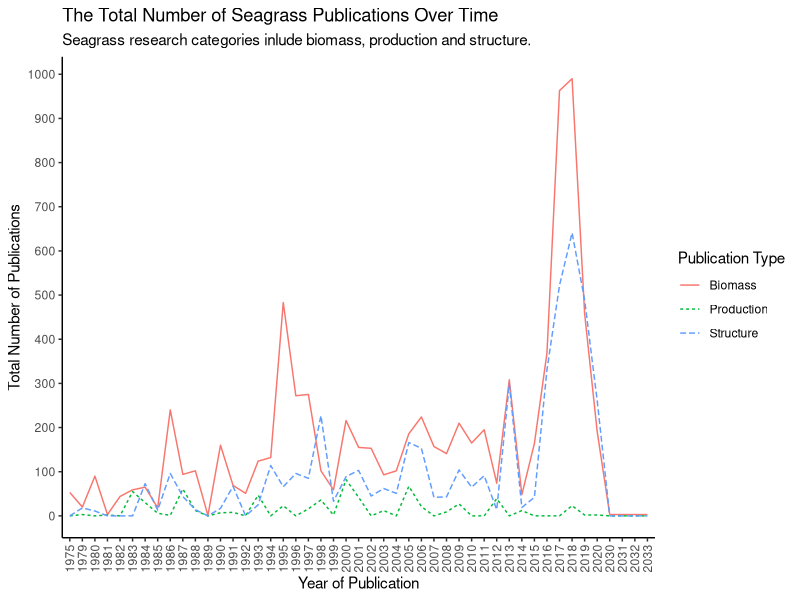
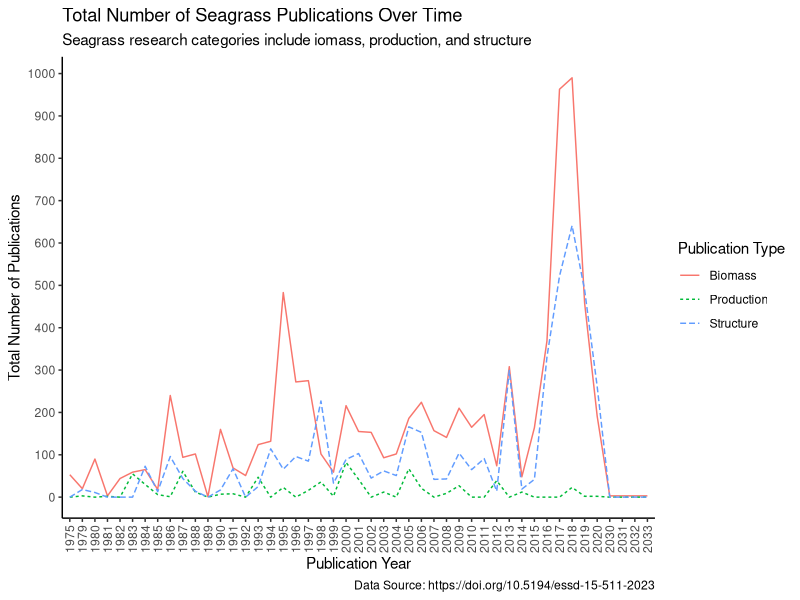

Recreate these plots in R, in order.
## ---- chunk 1
knitr::opts_chunk$set(echo = TRUE)
## ---- chunk 2
library(tidyverse)
## ---- chunk 3
seagrass<-read.csv("../data/SeagrassPubs.csv")
## ---- chunk 4
head(seagrass)
summary(seagrass)
glimpse(seagrass)
## ---- chunk 5
# Extract author and year from reference column and create new data frame with these two variables separated.
seagrass1 <- seagrass %>% 
  mutate(Author = str_extract(string = Reference, pattern = "(?<=,\\s).+"),
         PubYear = str_extract(string = Reference, pattern = "[0-9]+")) %>% 
  select(Author:PubYear)
# Combine the Column for publication year to the original data frame using cbind function.
Pubyear = seagrass1$PubYear
seagrass2 <- cbind(seagrass, Pubyear)
## ---- chunk 6
biomass<-seagrass2 %>% # Create new data frame and select which data frame to pull data from.
  group_by(Pubyear) %>% # Group publications by year.
  select(Pubyear, Seagr.biom.above.dm..g.m..2.) %>% # Select which 2 variables we are interested in using to tally.
   drop_na(Seagr.biom.above.dm..g.m..2.) %>% # Remove na values to only count the years with publications.
    tally()
colnames(biomass) <- c("Pubyear", "tally1")

biomass1<-seagrass2 %>% # Create new data frame and select which data frame to pull data from.
  group_by(Pubyear) %>%  # Group publications by year.
  select(Pubyear, Seagr.biom.below.dm..g.m..2.) %>% # Select which 2 variables we are interested in using to tally.
  drop_na(Seagr.biom.below.dm..g.m..2.) %>% # Remove na values to only count the years with publications.
    tally()
colnames(biomass1) <- c("Pubyear", "tally2")

biomass2<-seagrass2 %>% # Create new data frame and select which data frame to pull data from.
  group_by(Pubyear) %>%  # Group publications by year.
  select(Pubyear, Seagr.biom.tot.dm..g.m..2.) %>% # Select which 2 variables we are interested in using to tally.
  drop_na(Seagr.biom.tot.dm..g.m..2.) %>% # Remove na values to only count the years with publications.
    tally()
colnames(biomass2) <- c("Pubyear", "tally3")


# Organise data into one dataframe.

TBmass1 <- biomass %>%
  full_join(biomass1) # Combine tally columns for biomass and biomass1 into one dataframe.


TBmass2 <- TBmass1 %>%
  full_join(biomass2)  # Combine tally columns for TBmass1 and biomass2 into one dataframe. That puts all three tally columns into one dataframe.



TBmass2$tally1<-as.numeric(TBmass2$tally1) # Make tally1 numeric.
TBmass2$tally2<-as.numeric(TBmass2$tally2) # Make tally2 numeric.
TBmass2$tally3<-as.numeric(TBmass2$tally3) # Make tally3 numeric.

TBmass2[is.na(TBmass2)] <- 0 # Make all NA values equal 0

TBmass2$TotalBiomass<-rowSums(TBmass2[ , c("tally1", "tally2", "tally3")]) # Create new variable TotalBiomass that calculates the sum for each row for each publication year.

## ---- chunk 7
Structure1<-seagrass2 %>% # Create new data frame and select which data frame to pull data from.
  group_by(Pubyear) %>% # Group publications by year.
  select(Pubyear, Seagr.cov....) %>% # Select which 2 variables we are interested in using to tally.
   drop_na(Seagr.cov....) %>% # Remove na values to only count the years with publications.
    tally()
colnames(Structure1) <- c("Pubyear", "tally1")

Structure2<-seagrass2 %>% # Create new data frame and select which data frame to pull data from.
  group_by(Pubyear) %>%  # Group publications by year.
  select(Pubyear, Seagr.shoot.dens....m..2.) %>% # Select which 2 variables we are interested in using to tally.
  drop_na(Seagr.shoot.dens....m..2.) %>% # Remove na values to only count the years with publications.
    tally()
colnames(Structure2) <- c("Pubyear", "tally2")

Structure3<-seagrass2 %>% # Create new data frame and select which data frame to pull data from.
  group_by(Pubyear) %>%  # Group publications by year.
  select(Pubyear, Seagr.leaf.dens....m..2.) %>% # Select which 2 variables we are interested in using to tally.
  drop_na(Seagr.leaf.dens....m..2.) %>% # Remove na values to only count the years with publications.
    tally()
colnames(Structure3) <- c("Pubyear", "tally3")



# Organise data into one dataframe.

TStructure1 <- Structure1 %>%
  full_join(Structure2) # Combine tally columns for Structure1 and Structure2 into one dataframe.


TStructure2 <- TStructure1 %>%
  full_join(Structure3)  # Combine tally columns for TStructure1 and Structure3 into one dataframe. That puts all three tally columns into one dataframe.



TStructure2$tally1<-as.numeric(TStructure2$tally1) # Make tally1 numeric.
TStructure2$tally2<-as.numeric(TStructure2$tally2) # Make tally2 numeric.
TStructure2$tally3<-as.numeric(TStructure2$tally3) # Make tally3 numeric.

TStructure2[is.na(TStructure2)] <- 0 # Make all NA values equal 0

TStructure2$TotalStructure<-rowSums(TStructure2[ , c("tally1", "tally2", "tally3")]) # Create new variable TotalBiomass that calculates the sum for each row for each publication year.

## ---- chunk 8
Production1<-seagrass2 %>% #Create new data frame and select which data frame to pull data from.
  group_by(Pubyear) %>% # Group publications by year.
  select(Pubyear, Seagr.prod.above.dm..g.m..2.day.) %>% # Select which 2 variables we are interested in using to tally.
   drop_na(Seagr.prod.above.dm..g.m..2.day.) %>% # Remove na values to only count the years with publications.
    tally()
colnames(Production1) <- c("Pubyear", "tally1")

Production2<-seagrass2 %>% #Create new data frame and select which data frame to pull data from.
  group_by(Pubyear) %>%  # Group publications by year.
  select(Pubyear, Seagr.prod.below.dm..g.m..2.day.) %>% # Select which 2 variables we are interested in using to tally.
  drop_na(Seagr.prod.below.dm..g.m..2.day.) %>% # Remove na values to only count the years with publications.
    tally()
colnames(Production2) <- c("Pubyear", "tally2")

Production3<-seagrass2 %>% #Create new data frame and select which data frame to pull data from.
  group_by(Pubyear) %>%  # Group publications by year.
  select(Pubyear, Seagr.prod.total.dm..g.m..2.day.) %>% # Select which 2 variables we are interested in using to tally.
  drop_na(Seagr.prod.total.dm..g.m..2.day.) %>% # Remove na values to only count the years with publications.
    tally()
colnames(Production3) <- c("Pubyear", "tally3")




# Organise data into one dataframe.

TProduction1 <- Production1 %>%
  full_join(Production2) # Combine tally columns for Structure1 and Structure2 into one dataframe.


TProduction2 <- TProduction1 %>%
  full_join(Production3)  # Combine tally columns for TStructure1 and Structure3 into one dataframe. That puts all three tally columns into one dataframe.



TProduction2$tally1<-as.numeric(TProduction2$tally1) # Make tally1 numeric.
TProduction2$tally2<-as.numeric(TProduction2$tally2) # Make tally2 numeric.
TProduction2$tally3<-as.numeric(TProduction2$tally3) # Make tally3 numeric.

TProduction2[is.na(TProduction2)] <- 0 # Make all NA values equal 0

TProduction2$TotalProduction<-rowSums(TProduction2[ , c("tally1", "tally2", "tally3")]) # Create new variable TotalBiomass that calculates the sum for each row for each publication year.


## ---- chunk 9

df_new <- 
  left_join(TBmass2, TStructure2, by = 'Pubyear') %>% 
  mutate(Pubyear = replace_na(Pubyear, 0))

df_new2 <- 
  left_join(df_new, TProduction2, by = 'Pubyear') %>% 
  mutate(Pubyear = replace_na(Pubyear, 0))

summary(df_new2)


# Remove unwanted variables.
df_new2 <- subset(df_new2, select = -(tally1))
df_new2 <- subset(df_new2, select = -(tally2))
df_new2 <- subset(df_new2, select = -(tally3))
df_new2 <- subset(df_new2, select = -(tally1.x))
df_new2 <- subset(df_new2, select = -(tally1.y))
df_new2 <- subset(df_new2, select = -(tally2.x))
df_new2 <- subset(df_new2, select = -(tally2.y))
df_new2 <- subset(df_new2, select = -(tally3.x))
df_new2 <- subset(df_new2, select = -(tally3.y))

TotalData <- df_new2
TotalData[is.na(TotalData)] <- 0 # Make all NA values equal 0

summary(TotalData)
view(TotalData)
## ---- chunk 10
FinalData <- TotalData |> 
  pivot_longer(
    cols = TotalBiomass:TotalProduction,
    names_to = "PublicationType",
    values_to = "value"
  )
## ---- chunk 11

ggplot(FinalData, aes(x = Pubyear, y = value, group = PublicationType, linetype = PublicationType, colour = PublicationType)) + 
  geom_line() +
  theme_classic() +
  labs(
    title = "The Total Number of Seagrass Publications Over Time", # Label title.
    subtitle = "Seagrass research categories inlude biomass, production and structure.", # Create a subtitle.
    x = "Year of Publication", y = "Total Number of Publications", # Create axes labels.
     linetype = "Publication Type", color = "Publication Type"
    # Adjust legend title.
  ) + 
  scale_colour_discrete(labels = c("Biomass", "Production", "Structure")) +
  scale_linetype_discrete(labels = c("Biomass", "Production", "Structure")) +
  scale_y_continuous(breaks = seq(0, 1000, by = 100)) +
  theme(axis.text.x = element_text(angle = 90, vjust = 0.5, hjust=1))

# ggsave("Seagrass_plot.pdf") # Save plot as a pdf.


## ---- chunk 12
TotalData %>%
  pivot_longer(cols = -Pubyear) %>%
  ggplot(aes(x = Pubyear, y = value, group = name, linetype = name, color = name)) + 
  geom_line() + 
  theme_classic() +
  labs(
    title = "Total Number of Seagrass Publications Over Time",
    subtitle = "Seagrass research categories include iomass, production, and structure",
    caption = "Data Source: https://doi.org/10.5194/essd-15-511-2023",
    x = "Publication Year", y = "Total Number of Publications",
    linetype = "Publication Type", color = "Publication Type"
  ) +
  scale_color_discrete(labels = c("Biomass", "Production", "Structure")) +
  scale_linetype_discrete(labels = c("Biomass", "Production", "Structure")) +
   scale_y_continuous(breaks = seq(0, 1000, by = 100)) +
  theme(axis.text.x = element_text(angle = 90, vjust = 0.5, hjust=1))

# ggsave("Seagrass_plot.pdf")
